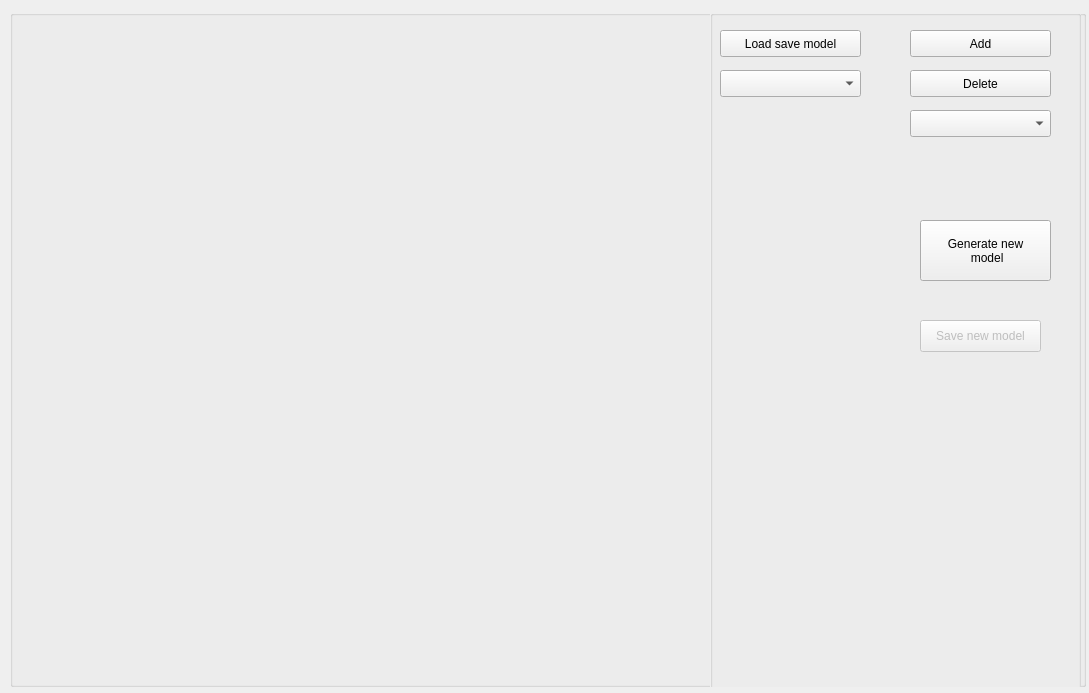
<?xml version="1.0" encoding="UTF-8"?>
<ui version="4.0">
 <class>Widget</class>
 <widget class="QWidget" name="Widget">
  <property name="geometry">
   <rect>
    <x>0</x>
    <y>0</y>
    <width>1089</width>
    <height>693</height>
   </rect>
  </property>
  <property name="windowTitle">
   <string>Widget</string>
  </property>
  <widget class="QGroupBox" name="groupBox">
   <property name="geometry">
    <rect>
     <x>10</x>
     <y>10</y>
     <width>1076</width>
     <height>677</height>
    </rect>
   </property>
   <property name="title">
    <string/>
   </property>
   <widget class="QGroupBox" name="groupBox_2">
    <property name="geometry">
     <rect>
      <x>700</x>
      <y>0</y>
      <width>371</width>
      <height>700</height>
     </rect>
    </property>
    <property name="autoFillBackground">
     <bool>true</bool>
    </property>
    <property name="title">
     <string/>
    </property>
    <widget class="QPushButton" name="LoadButton">
     <property name="geometry">
      <rect>
       <x>10</x>
       <y>20</y>
       <width>141</width>
       <height>27</height>
      </rect>
     </property>
     <property name="text">
      <string>Load save model</string>
     </property>
    </widget>
    <widget class="QPushButton" name="AddButton">
     <property name="geometry">
      <rect>
       <x>200</x>
       <y>20</y>
       <width>141</width>
       <height>27</height>
      </rect>
     </property>
     <property name="text">
      <string>Add</string>
     </property>
    </widget>
    <widget class="QPushButton" name="DeleteButton">
     <property name="geometry">
      <rect>
       <x>200</x>
       <y>60</y>
       <width>141</width>
       <height>27</height>
      </rect>
     </property>
     <property name="text">
      <string>Delete</string>
     </property>
    </widget>
    <widget class="QComboBox" name="ModelBox">
     <property name="geometry">
      <rect>
       <x>10</x>
       <y>60</y>
       <width>141</width>
       <height>27</height>
      </rect>
     </property>
    </widget>
    <widget class="QComboBox" name="CameraBox">
     <property name="geometry">
      <rect>
       <x>200</x>
       <y>100</y>
       <width>141</width>
       <height>27</height>
      </rect>
     </property>
    </widget>
    <widget class="QPushButton" name="generate_new">
     <property name="geometry">
      <rect>
       <x>210</x>
       <y>210</y>
       <width>131</width>
       <height>61</height>
      </rect>
     </property>
     <property name="text">
      <string>Generate new
 model</string>
     </property>
    </widget>
    <widget class="QPushButton" name="save_new">
     <property name="enabled">
      <bool>false</bool>
     </property>
     <property name="geometry">
      <rect>
       <x>210</x>
       <y>310</y>
       <width>121</width>
       <height>32</height>
      </rect>
     </property>
     <property name="text">
      <string>Save new model</string>
     </property>
    </widget>
   </widget>
   <widget class="Drawer_Scene" name="scene" native="true">
    <property name="geometry">
     <rect>
      <x>0</x>
      <y>0</y>
      <width>700</width>
      <height>700</height>
     </rect>
    </property>
   </widget>
  </widget>
 </widget>
 <customwidgets>
  <customwidget>
   <class>Drawer_Scene</class>
   <extends>QWidget</extends>
   <header location="global">drawer_scene.h</header>
   <container>1</container>
  </customwidget>
 </customwidgets>
 <resources/>
 <connections/>
</ui>
